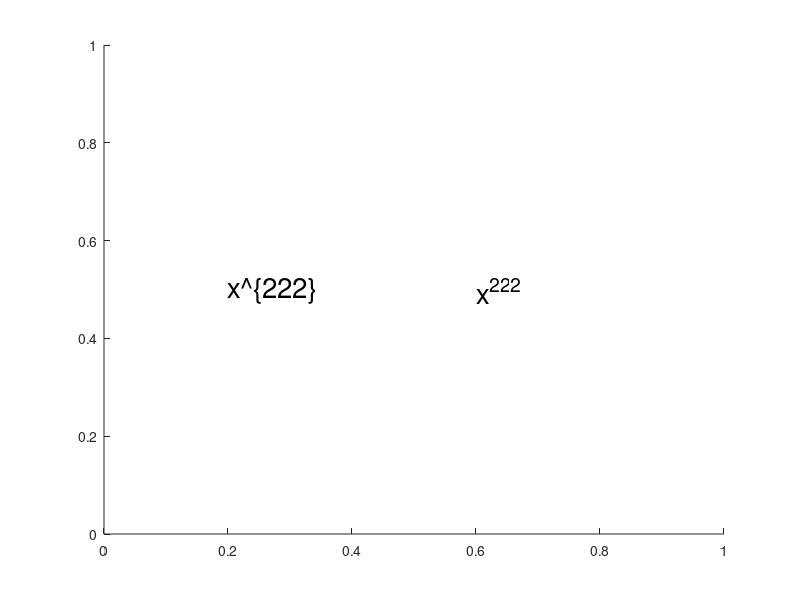

This figure's MATLAB source: (Note: this script raises an error after producing the figure.)
%=============================================================================
% Copyright (c) 2016-present Allan CORNET (Nelson)
%=============================================================================
% This file is part of Nelson.
%=============================================================================
% LICENCE_BLOCK_BEGIN
% SPDX-License-Identifier: LGPL-3.0-or-later
% LICENCE_BLOCK_END
%=============================================================================
% <--ADV-CLI MODE-->
%=============================================================================
% Non-regression tests for true super/subscript positioning of the TeX
% interpreter (raised / lowered runs at a smaller font), verified through the
% text Extent so no browser or reference image is required.
%=============================================================================
% With the 'none' interpreter the markers stay literal, so the string is wider
% than the TeX layout that shrinks the exponent.
f = figure();
tnone = text(0.2, 0.5, 'x^{222}', 'Interpreter', 'none', 'FontSize', 20);
ttex = text(0.6, 0.5, 'x^{222}', 'Interpreter', 'tex', 'FontSize', 20);
drawnow();
asserts.istrue(ttex.Extent(3) < tnone.Extent(3));
close(f);
%=============================================================================
